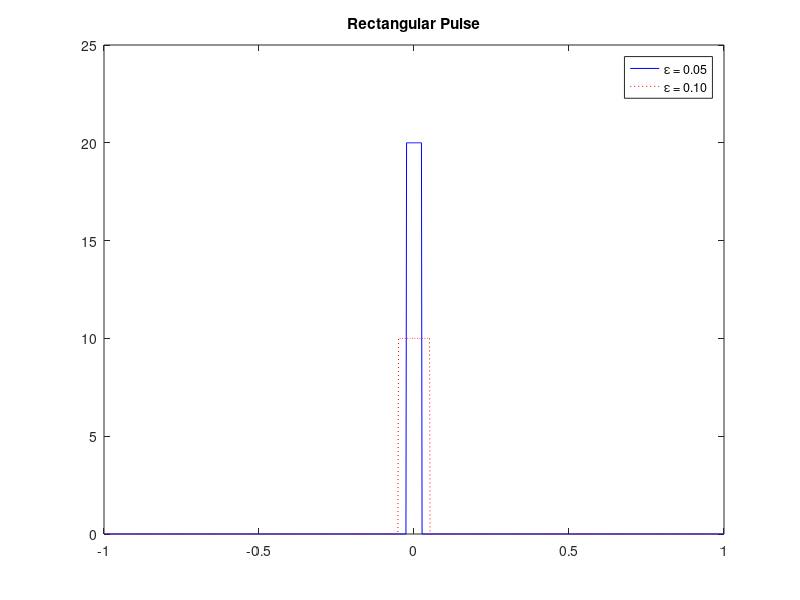
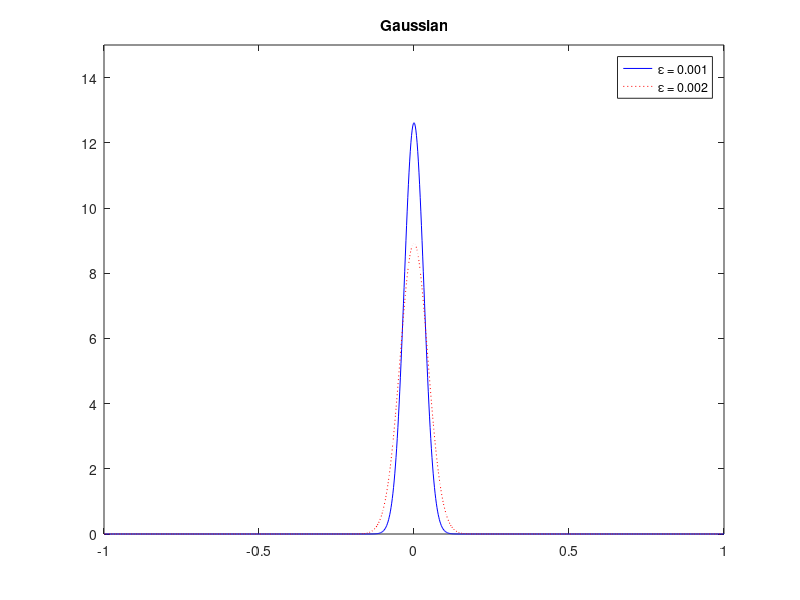
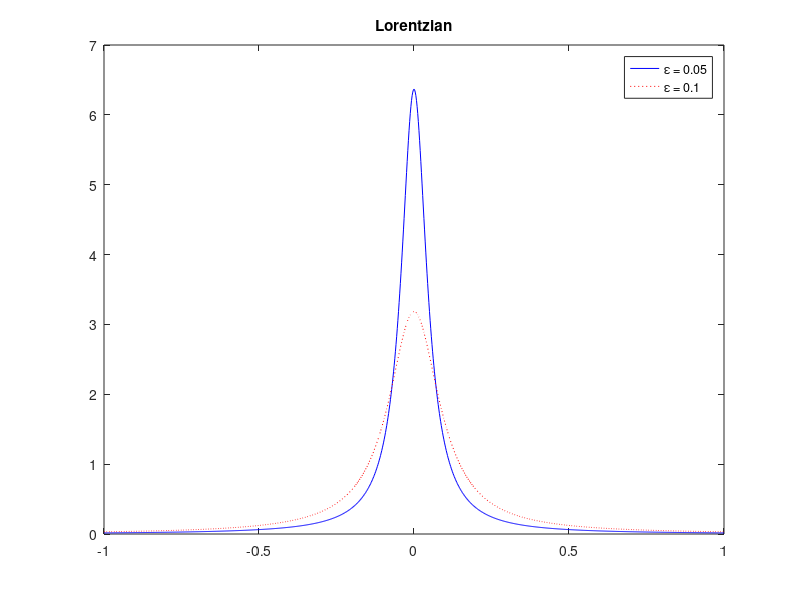
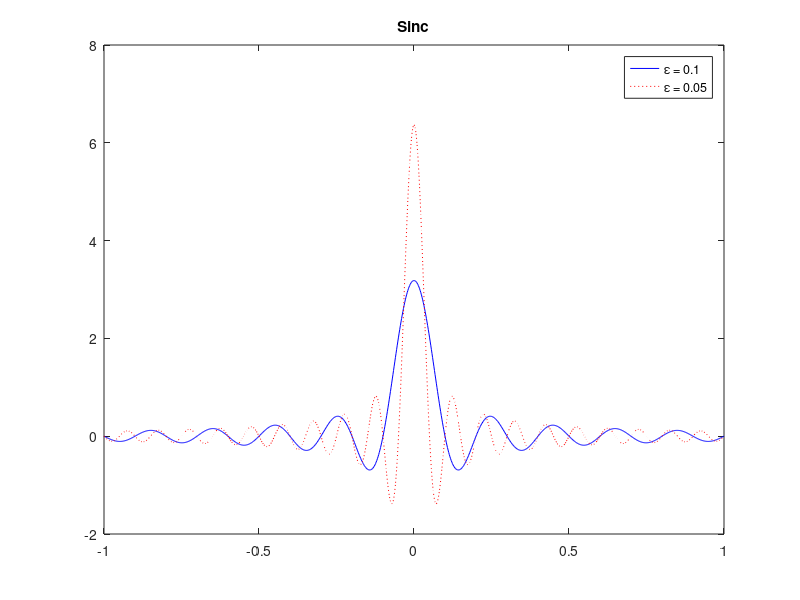

MATLAB code to generate these figures, in order: (Note: this script raises an error after producing the figures.)
% Gregory Leonberg

%% Problem 1

% Clear variables and command window
clear all;
clc;

% Declare constants and unit step function
t = linspace(-1,1,1001);
u = @(t) (t>=0);
e = [0.1, 0.05, 0.001, 0.002];

%% Rectangular Pulse

% Declare equations 
eq1 = (1/e(2))*(u(t+0.5*e(2))-u(t-0.5*e(2)));
eq2 = (1/e(1))*(u(t+0.5*e(1))-u(t-0.5*e(1)));

% Plot equations
figure % create new figure
plot(t, eq1, 'b', t, eq2, 'r:') % plot equations
axis([-1 1 0 25]) % set axis limits
title('Rectangular Pulse') % add title
legend('\epsilon = 0.05', '\epsilon = 0.10') % add legend

%% Gaussian

% Declare equations 
eq1 = (1/sqrt(2*pi*e(3)))*exp(-(t.^2)/(2*e(3)));
eq2 = (1/sqrt(2*pi*e(4)))*exp(-(t.^2)/(2*e(4)));

% Plot equations
figure % create new figure
plot(t, eq1, 'b', t, eq2, 'r:') % plot equations
axis([-1 1 0 15]) % set axis limits
title('Gaussian') % add title
legend('\epsilon = 0.001', '\epsilon = 0.002') % add legend

%% Lorentzian

% Declare equations 
eq1 = (1./pi).*(e(2)./(e(2).^2 + t.^2));
eq2 = (1./pi).*(e(1)./(e(1).^2 + t.^2));

% Plot equations
figure % create new figure
plot(t, eq1, 'b', t, eq2, 'r:') % plot equations
title('Lorentzian') % add title
legend('\epsilon = 0.05', '\epsilon = 0.1') % add legend

%% Sinc

% Declare equations 
eq1 = sinc(t ./ e(1)) ./ (pi.*e(1));
eq2 = sinc(t ./ e(2)) ./ (pi.*e(2));

% Plot equations
figure % create new figure
plot(t, eq1, 'b', t, eq2, 'r:') % plot equations
title('Sinc') % add title
legend('\epsilon = 0.1', '\epsilon = 0.05') % add legend

%% Problem II

clear all;
clc;

%% Part A - Verifying Equality of Equations
% y(t) = -4v(t) + 3x(t)
% y'(t) = -4v'(t) + 3x'(t)
% v'(t) = -2v(t) + x(t)

% y'(t) = -4(-2v(t)+x(t)) + 3x'(t)
% y'(t) = 8v(t) - 4x(t) + 3x'(t)
% y'(t) = 8v(t) - 6x(t) + 2x(t) + 3x'(t)
% y'(t) = -2(-4v(t) + 3x(t)) + 2x(t) + 3x'(t)
% y'(t) = -2y(t) + 2x(t) + 3x'(t)

% y'(t) + 2y(t) = 2x(t) + 3x'(t)

%% Part B - Transfer Function Inverse Laplace

% y'(t) + 2y(t) = 3x'(t) + 2x(t)
% Using form 
% y'(t) + ay(t) = B0*x'(t) + B1*x(t) => H(s) = (B0*s + B1) / (s + a)
% a = 2, B0 = 3, B1 = 2

syms s; % declare s symbolic
H = (3*s + 2)/(s + 2);
h = ilaplace(H)

%% Part C - Initial Values

% y(t) = -4v(t) + 3x(t)
% 4v(t) = 3x(t) - y(t)
% 4v(t) = 3e^-t*u(t) - y(t)

% How is v(0-) = v(0+) related to y(0-) where y(0-) = -1?

% 4v(0-) = 3e^-(0-)*u(0-) - y(0-)
% 4v(0-) = -y(0-)
% 4v(0-) = 1

% v(0-) = 1/4
% v(0+) = 1/4

% 4v(0+) = 3e^-(0+)*u(0+) - y(0+)
% 1 = 3e^-(0+)*u(0+) - y(0+)
% 1 = 3 * 1 * 1 - y(0+)

% 2 = y(0+)

%% Part D - Laplace, Partial Fractions, Inverse Laplace
syms Y y0 t s;
x = exp(-1*t);       % input signal, exponential, b~=a 
X = laplace(x);      % X(s)

Y1 = solve(s*Y+1 + 2*Y == 3*s*X + 2*X, Y);  % y(t) - Laplace method
y1 = ilaplace(Y1)

%% Part E - Alternative Method using DSolve

syms t y(t);
x = exp(-t);
dy = diff(y,t); 
dx = diff(x,t);

y2 = dsolve(dy + 2*y(t) == 3*dx + 2*x, y(0) == 2)
[y2 - y1] % show that dsolve and laplace method get same answer

%% Part F - State Equation 2

syms t v(t) V;

x = exp(-1*t);       % input signal, exponential, b~=a 
x0 = subs(x,t,0);    % x(0+), needed for dsolve
X = laplace(x);      % X(s)

V1 = solve(s*V-0.25 + 2*V == X, V);  % y(t) - Laplace method
v1 = ilaplace(V1)

x = exp(-t);
dv = diff(v,t); 
dx = diff(x,t);

v2 = dsolve(dv == -2*v + x, v(0) == 0.25)
[v2 - v1] % show that dsolve and laplace method get same answer

%% Part G - Plotting y(t) and v(t)
clear t v2 y2;
t = linspace(0,5,1001);
y2 = 3*exp(-2*t) - exp(-t);
v2 = exp(-t) - (3*exp(-2*t))/4;
figure;
plot(t, y2, 'b', t, v2, 'r:') % plot equations
title('Exact Output, y(0-) = -1') % add title
legend('y(t)', 'v(t)') % add legend

%% Part H - Using lsim
% Lots of inspiration from week 2 source code

t = linspace(0,5,201)';
x = exp(-1*t); 

num = [3,2]; den = [1,2];    % numerator and denominator coeffs of H(s)
H = tf(num,den);             % class(H) is tf, can be passed to lsim for yzs
[a,b,c,d] = tf2ss(num,den);  % convert to state-space controller form
                             %   dv/dt = a*v + b*x 
                             %       y = c*v + d*x
                             % in our example, a=-1, b=1, c=-2, d=3
S = ss(a,b,c,d);             % class(S) is ss, and can be passed to lsim

s = tf('s');                 % class(s) is tf
Hv = 1/(s+1);                % class(Hv) is tf
                             % transfer function of the state equation
                             % convert Hv to state-space form
Sv = ss(Hv);                 % class(Sv) is ss and can be passed to lsim

a = 2; b0 = 3; b1 = 2; 
y0 = -1; v0 = 0.25;  % initial conditions, y(0-) and v(0)

y   = lsim(S,x,t,v0);        % full solution, must use v0 as initial state
v   = lsim(Sv,x,t,v0);       % state v(t)

figure; 
plot(t,y,'b-', t,v,'r--')
xlabel('\itt'); 
title('lsim outputs,  y(0-) = -1'), 
legend(' {\ity}({\itt})', ' {\itv}({\itt})')

%% Part I - Discrete Time Implementation
% Lots of inspiration from week 2 source code

clear
T = 0.1;                    % discretization time step
a = 2; B0 = 3; B1 = 2;       % continuous-time parameters
y0 = -1; v0 = 0.25;  % initial conditions, y(0-), v(0-)

a1 = -exp(-a*T);         % discrete-time parameters, ZOH-method
b0 = B0;
b1 = B1*(1-exp(-a*T))/a - B0;

% [a1, b0, b1]

tmax = 5;   
tn = 0:T:tmax;           % time range, sampled in steps of T
N = length(tn);

x = exp(-1*tn);          % sampled input, x(tn)

w = y0; v = 0;           % initialize w,v
                         % calculate full solution y(t)
for n=0:N-1,             
    y(n+1) = -a1*w + b0*x(n+1) + b1*v;       % (n+1) is MATLAB index
    w = y(n+1);
    v = x(n+1);
end

w = 0; v = 0;            % initialize w,v
                         % calculate zero-state solution yzs(t)
for n=0:N-1,             
    yzs(n+1) = -a1*w + b0*x(n+1) + b1*v;     % (n+1) is MATLAB index
    w = yzs(n+1);
    v = x(n+1);
end

clear v
a1 = -exp(-a*T);          % discretization parameters for state v(t)
b1 = (1 - exp(-a*T))/a;
w = v0; u = 0;            % initialize w,u (using letter u instead of v)
                          % calculate state variable v(t), with v(0-)=v0
for n=0:N-1,             
    v(n+1) = -a1*w + b1*u;     % (n+1) is MATLAB index
    w = v(n+1);
    u = x(n+1);
end

figure; plot(tn,y,'b-', tn,v,'r--', tn,yzs, 'k:')
xlabel('\itt_n'); 
title('discrete-time outputs, y(0) = -1, T = 0.1'), 
legend(' {\ity}({\itt_n})', ' {\itv}({\itt_n})', 'exact')

%% Part J - Repeat C-I with y(0-) = 0

%% Part C - Initial Values

% y(t) = -4v(t) + 3x(t)
% 4v(t) = 3x(t) - y(t)
% 4v(t) = 3e^-t*u(t) - y(t)

% How is v(0-) = v(0+) related to y(0-) where y(0-) = 0?

% 4v(0-) = 3e^-(0-)*u(0-) - y(0-)
% 4v(0-) = -y(0-)
% 4v(0-) = 0

% v(0-) = 0
% v(0+) = 0

% 4v(0+) = 3e^-(0+)*u(0+) - y(0+)
% 0 = 3e^-(0+)*u(0+) - y(0+)
% 0 = 3 * 1 * 1 - y(0+)

% 3 = y(0+)

%% Part D - Laplace, Partial Fractions, Inverse Laplace
syms Y y0 t s;
x = exp(-1*t);       % input signal, exponential, b~=a 
X = laplace(x);      % X(s)

Y1 = solve(s*Y+0 + 2*Y == 3*s*X + 2*X, Y);  % y(t) - Laplace method
y1 = ilaplace(Y1)

%% Part E - Alternative Method using DSolve

syms t y(t);
x = exp(-t);
dy = diff(y,t); 
dx = diff(x,t);

y2 = dsolve(dy + 2*y(t) == 3*dx + 2*x, y(0) == 3)
[y2 - y1] % show that dsolve and laplace method get same answer

%% Part F - State Equation 2

syms t v(t) V s;

x = exp(-1*t);       % input signal, exponential, b~=a 
x0 = subs(x,t,0);    % x(0+), needed for dsolve
X = laplace(x);      % X(s)

V1 = solve(s*V-0 + 2*V == X, V);  % y(t) - Laplace method
v1 = ilaplace(V1)

x = exp(-t);
dv = diff(v,t); 
dx = diff(x,t);

v2 = dsolve(dv == -2*v + x, v(0) == 0)
[v2 - v1] % show that dsolve and laplace method get same answer

%% Part G - Plotting y(t) and v(t)

clear t v2 y2;
t = linspace(0,5,1001);
y2 = 4*exp(-2*t) - exp(-t);
v2 = exp(-t) - exp(-2*t);
figure;
plot(t, y2, 'b', t, v2, 'r:') % plot equations
title('Exact Output, y(0-) = 0') % add title
legend('y(t)', 'v(t)') % add legend

%% Part H - Using lsim
% Lots of inspiration from week 2 source code

t = linspace(0,5,201)';
x = exp(-1*t); 

num = [3,2]; den = [1,2];    % numerator and denominator coeffs of H(s)
H = tf(num,den);             % class(H) is tf, can be passed to lsim for yzs
[a,b,c,d] = tf2ss(num,den);  % convert to state-space controller form
                             %   dv/dt = a*v + b*x 
                             %       y = c*v + d*x
                             % in our example, a=-1, b=1, c=-2, d=3
S = ss(a,b,c,d);             % class(S) is ss, and can be passed to lsim

s = tf('s');                 % class(s) is tf
Hv = 1/(s+1);                % class(Hv) is tf
                             % transfer function of the state equation
                             % convert Hv to state-space form
Sv = ss(Hv);                 % class(Sv) is ss and can be passed to lsim

a = 2; b0 = 3; b1 = 2; 
y0 = 0; v0 = 0;  % initial conditions, y(0-) and v(0)

y   = lsim(S,x,t,v0);        % full solution, must use v0 as initial state
v   = lsim(Sv,x,t,v0);       % state v(t)

figure; 
plot(t,y,'b-', t,v,'r--')
xlabel('\itt'); 
title('lsim outputs,  y(0-) = 0'), 
legend(' {\ity}({\itt})', ' {\itv}({\itt})')

%% Part I - Discrete Time Implementation
% Lots of inspiration from week 2 source code

clear
T = 0.1;                    % discretization time step
a = 2; B0 = 3; B1 = 2;       % continuous-time parameters
y0 = 0; v0 = 0;  % initial conditions, y(0-), v(0-)

a1 = -exp(-a*T);         % discrete-time parameters, ZOH-method
b0 = B0;
b1 = B1*(1-exp(-a*T))/a - B0;

% [a1, b0, b1]

tmax = 5;   
tn = 0:T:tmax;           % time range, sampled in steps of T
N = length(tn);

x = exp(-1*tn);          % sampled input, x(tn)

w = y0; v = 0;           % initialize w,v
                         % calculate full solution y(t)
for n=0:N-1,             
    y(n+1) = -a1*w + b0*x(n+1) + b1*v;       % (n+1) is MATLAB index
    w = y(n+1);
    v = x(n+1);
end

w = 0; v = 0;            % initialize w,v
                         % calculate zero-state solution yzs(t)
for n=0:N-1,             
    yzs(n+1) = -a1*w + b0*x(n+1) + b1*v;     % (n+1) is MATLAB index
    w = yzs(n+1);
    v = x(n+1);
end

clear v
a1 = -exp(-a*T);          % discretization parameters for state v(t)
b1 = (1 - exp(-a*T))/a;
w = v0; u = 0;            % initialize w,u (using letter u instead of v)
                          % calculate state variable v(t), with v(0-)=v0
for n=0:N-1,             
    v(n+1) = -a1*w + b1*u;     % (n+1) is MATLAB index
    w = v(n+1);
    u = x(n+1);
end

figure; plot(tn,y,'b-', tn,v,'r--', tn,yzs, 'k:')
xlabel('\itt_n'); 
title('discrete-time outputs, y(0) = 0, T = 0.1'), 
legend(' {\ity}({\itt_n})', ' {\itv}({\itt_n})', 'exact')